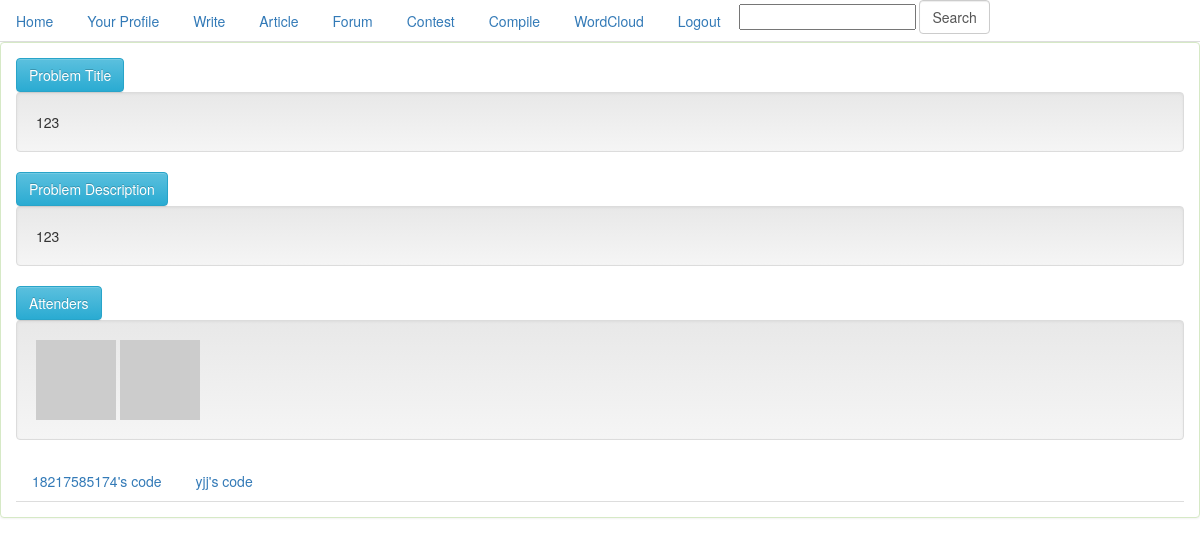
Screenshot of /contest/123/1 (signed in) with the database file from the repository.
### app/models.py (models this page shows, shortened)
class Game(db.Model):
    id = db.Column(db.Integer, primary_key=True)
    problem_title = db.Column(db.String(140))
    problem_description = db.Column(db.String(1400))
    timestamp = db.Column(db.DateTime)
    start_time = db.Column(db.DateTime)
    end_time = db.Column(db.DateTime)
    long_time = db.Column(db.Integer)
    attend_person = db.Column(db.Integer)
    max_person = db.Column(db.Integer)
    attenders = db.relationship('User', secondary=AttendGame,
                                backref=db.backref('games', lazy='dynamic'))

class User(db.Model):
    id = db.Column(db.Integer, primary_key=True)
    nickname = db.Column(db.String(64), index=True, unique=True)
    email = db.Column(db.String(120), index=True, unique=True)
    password = db.Column(db.String(120), index=True)
    posts = db.relationship('Post', backref='author', lazy='dynamic')
    cards = db.relationship('Card', backref='participant')
    about_me = db.Column(db.String(140))
    last_seen = db.Column(db.DateTime)
    followed = db.relationship('User',
                               secondary=followers,
                               primaryjoin=(followers.c.follower_id == id),
                               secondaryjoin=(followers.c.followed_id == id),
                               backref=db.backref('followers', lazy='dynamic'),
                               lazy='dynamic')
    is_authenticated = True
    is_active = True
    is_anonymous = False
    def avatar(self, size):
        return 'http://www.gravatar.com/avatar/' + md5(self.email.encode('utf8')).hexdigest() + '?d=mm&s=' + str(size)
    def __repr__(self):
        return '<User %r>' % (self.nickname)

### app/views.py (the view, shortened to what this page needs)
@app.route('/contest/<title>/<gid>', methods=['POST', 'GET'])
@login_required
def contest_detail(title, gid):
    c = Game.query.filter_by(id=gid)[0]
    sql = "SELECT * FROM AttendGame WHERE game_id='%s'" % (gid)
    rst = db.session.execute(sql)
    rst = rst.fetchall()
    print(rst)
    users = c.attenders
    print(users)
    for u in users:
        for r in rst:
            if u.id == r.user_id:
                u.code = r.code_content
    return render_template('contest_detail.html',
                           c=c, users=users, datetime=datetime, title=title, gid=gid)

### app/forms.py
class SearchForm(Form):
    search = StringField('search', validators=[DataRequired()])

### app/views.py (called while the page is built)
@app.before_request
def before_request():
    g.user = current_user
    g.search_form = SearchForm()
    if g.user.is_authenticated:
        g.user.last_seen = datetime.utcnow()
        db.session.add(g.user)
        db.session.commit()

@lm.user_loader
def load_user(id):
    return User.query.get(int(id))

### app/templates/contest_detail.html (shortened to what this page needs)
{% extends "base.html" %}
{% block content %}
<link href="{{url_for('static', filename='codemirror.css') }}" rel="stylesheet" >
<div class="panel panel-success">
    <div class="panel-body">
        <a class="btn btn-info" role="button" data-toggle="collapse" href="#title" aria-expanded="true">
            Problem Title
        </a>
        <div class="collapse in" id="title">
            <div class="well">
                {{ c.problem_title }}
            </div>
        </div>
        <a class="btn btn-info" role="button" data-toggle="collapse" href="#body" aria-expanded="true">
            Problem Description
        </a>
        <div class="collapse in" id="body">
            <div class="well">
                {{ c.problem_description }}
            </div>
        </div>
        <a class="btn btn-info" role="button" data-toggle="collapse" href="#people" aria-expanded="true">
            Attenders
        </a>
        <div class="collapse in" id="people">
            <div class="well">
                {% for u in users %}
                    <a href="{{ url_for('user', nickname = u.nickname) }}"><img src="{{u.avatar(50)}}"></a>
                {% endfor %}
            </div>
        </div>
        {% if datetime.now() > c.end_time %}
            <ul class="nav nav-tabs" role="tablist">
                {% for u in users %}
                    <li role="presentation">
                        <a href="#{{u.nickname}}" aria-controls="{{u.nickname}}" role="tab" data-toggle="tab">
                            {{u.nickname}}'s code
                        </a>
                    </li>
                {% endfor %}
            </ul>
        {% endif %}
    </div>
</div>
{% endblock %}

### rows the page displays
Game: problem_title "123", problem_description "123"
User: nickname "18217585174"
User: nickname "yjj"
